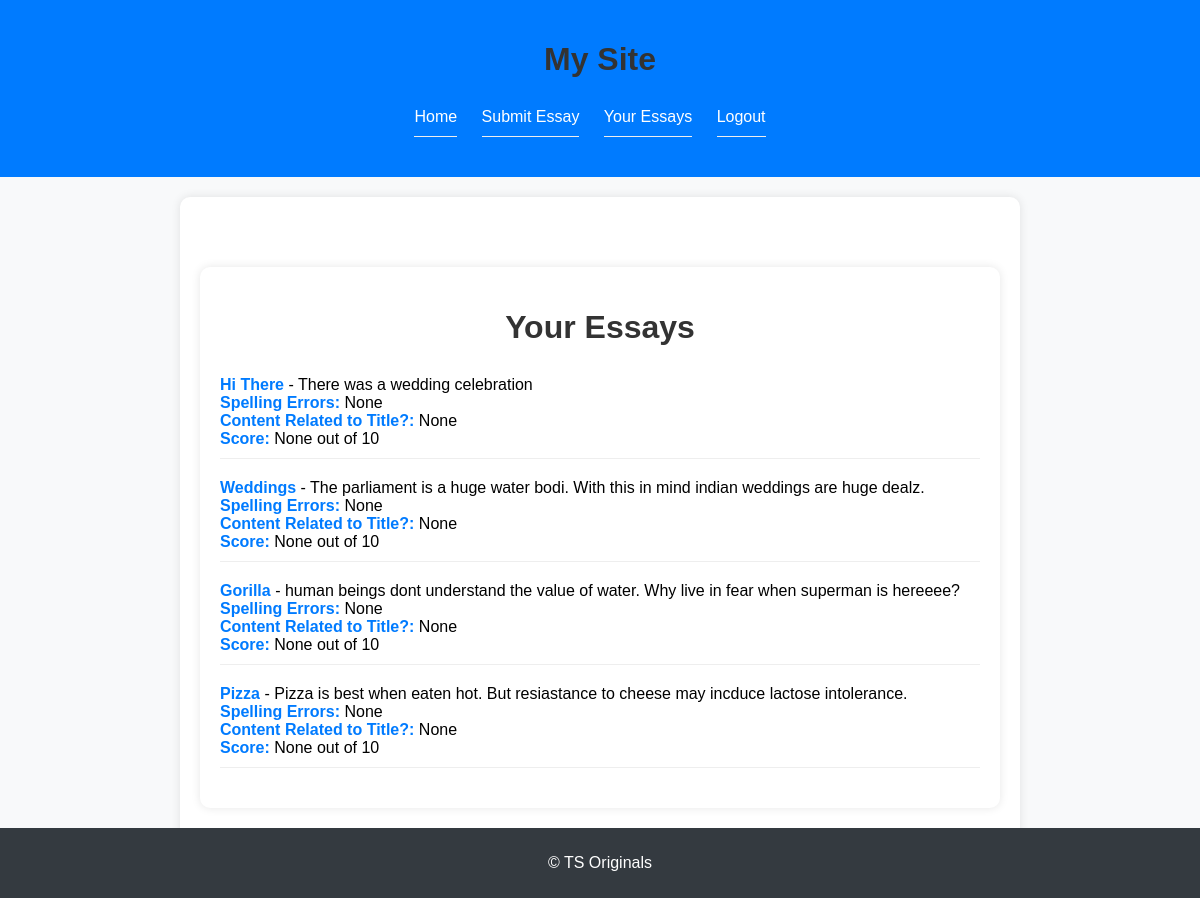
The app's page /essays/ (signed in), older data.
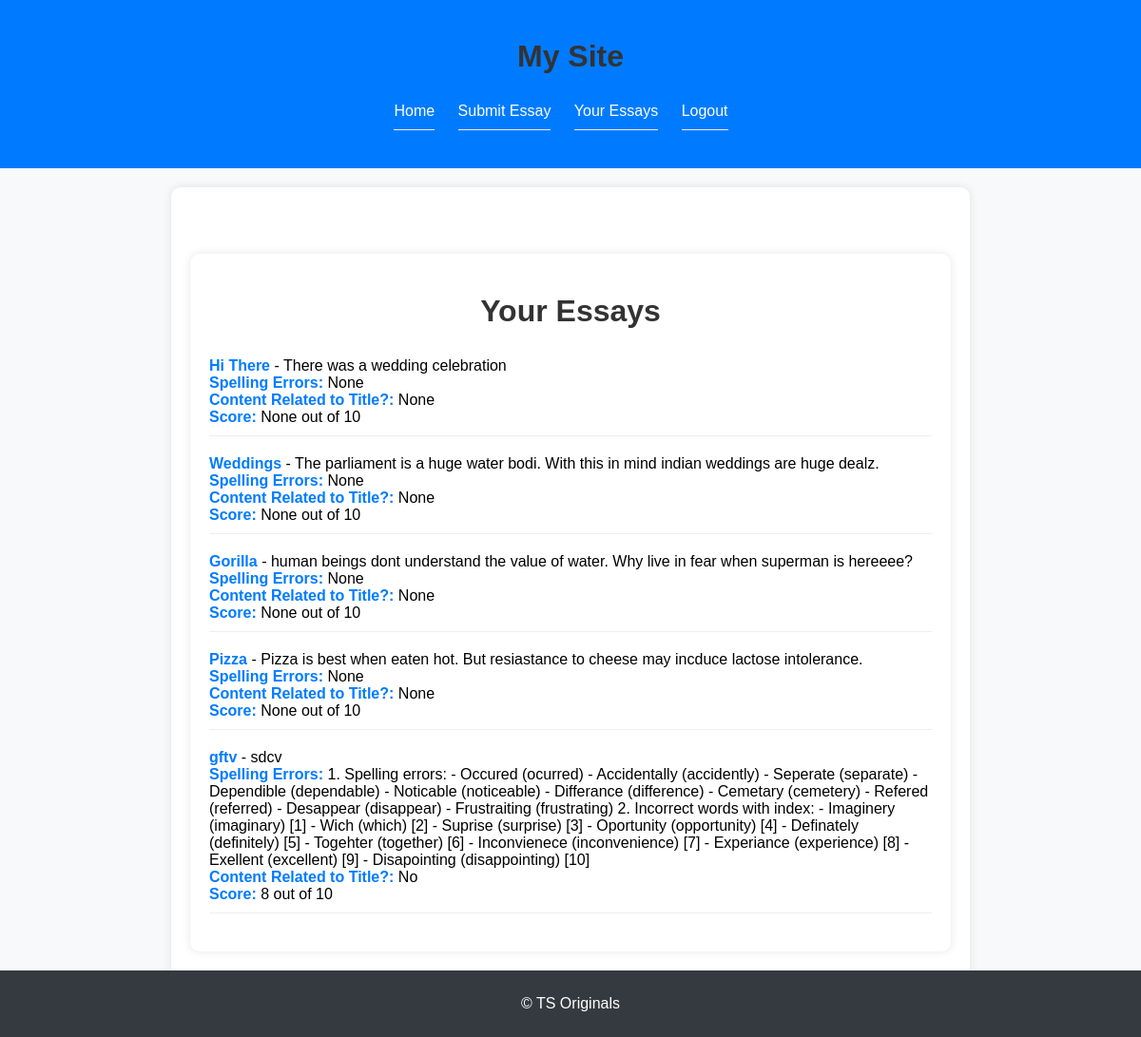
The same page, newer data.
### google_sso/models.py (models this page shows, shortened)
class Essay(models.Model):
    title = models.CharField(max_length=255)
    body = models.TextField(max_length=500)
    user = models.ForeignKey(User, on_delete=models.CASCADE)
    spelling_feedback = models.TextField(null=True, blank=True)
    content_related = models.CharField(max_length=30, null=True, blank=True)
    score = models.IntegerField(null=True, blank=True)
    date_submitted = models.DateTimeField(auto_now_add=True)

### google_sso/views.py (the view)
# urls.py: path('essays/', views.essay_list, name='essay_list'),
@login_required
def essay_list(request):
    essays = Essay.objects.filter(user=request.user)
    return render(request, 'essay_list.html', {'essays': essays})

### google_sso/templates/essay_list.html (shortened to what this page needs)
{% extends "base_generic.html" %}
{% block content %}
<div class="essays-container">
    <h1>Your Essays</h1>
    <ul>
        {% for essay in essays %}
            <li>
                <strong>{{ essay.title }}</strong> - {{ essay.body }}
                <br><strong>Spelling Errors:</strong> {{ essay.spelling_feedback }}
                <br><strong>Content Related to Title?:</strong> {{ essay.content_related }}
                <br><strong>Score:</strong> {{ essay.score }} out of 10
            </li>
        {% endfor %}
    </ul>
</div>
{% endblock %}

### google_sso/templates/base_generic.html (shortened to what this page needs)
<!DOCTYPE html>
<html lang="en">
<head>
</head>
<body>
    <header>
        <h1>My Site</h1>
        <nav>
            <ul>
                <li><a href="{% url 'home' %}">Home</a></li>
                {% if user.is_authenticated %}
                    <li><a href="{% url 'submit_essay' %}">Submit Essay</a></li>
                    <li><a href="{% url 'essay_list' %}">Your Essays</a></li>
                    <li><a href="{% url 'account_logout' %}">Logout</a></li>
                {% else %}
                    <li><a href="{% url 'account_login' %}">Login</a></li>
                {% endif %}
            </ul>
        </nav>
    </header>
    <main>
        {% block content %}
        {% endblock %}
    </main>
    <footer>
        <p>&copy; TS Originals</p>
    </footer>
</body>
</html>

### google_sso/templates/base_generic.html (style rules this page uses)
body { font-family: Arial, sans-serif; margin: 0; padding: 0; background-color: #f8f9fa; }
header { background-color: #007bff; color: #fff; padding: 20px 0; text-align: center; }
nav ul { list-style-type: none; padding: 0; margin: 0; text-align: center; }
nav ul li { display: inline-block; margin-right: 20px; }
nav ul li a { color: #fff; text-decoration: none; transition: color 0.3s ease; }
main { padding: 20px; margin: 20px auto; max-width: 800px; background-color: #fff; border-radius: 10px; box-shadow: 0 0 10px rgba(0, 0, 0, 0.1); }
footer { background-color: #343a40; color: #fff; text-align: center; padding: 10px 0; position: fixed; width: 100%; bottom: 0; }

### google_sso/templates/essay_list.html (style rules this page uses)
.essays-container { max-width: 800px; margin: 50px auto; padding: 20px; background-color: #fff; border-radius: 10px; box-shadow: 0 0 10px rgba(0, 0, 0, 0.1); }
h1 { color: #333; text-align: center; margin-bottom: 30px; }
ul { list-style: none; padding: 0; }
li { margin-bottom: 20px; border-bottom: 1px solid #eee; padding-bottom: 10px; }
strong { color: #007bff; }

Row changes from the older to the newer data that the page shows:
added Essay: title "gftv", body "sdcv", spelling_feedback "1. Spelling errors: - Occured (ocurred) - Accidentally (accidently) - Seperate (separate) - Dependible (dependable) - Noticable (noticeable) - Differance (difference) - Cemetary (cemetery) - Refered (referred) - Desappear (disappear) - Frustraiting (frustrating) 2. Incorrect words with index: - Imaginery (imaginary) [1] - Wich (which) [2] - Suprise (surprise) [3] - Oportunity (opportunity) [4] - Definately (definitely) [5] - Togehter (together) [6] - Inconvienece (inconvenience) [7] - Experiance (experience) [8] - Exellent (excellent) [9] - Disapointing (disappointing) [10]", content_related "No", score "8"
